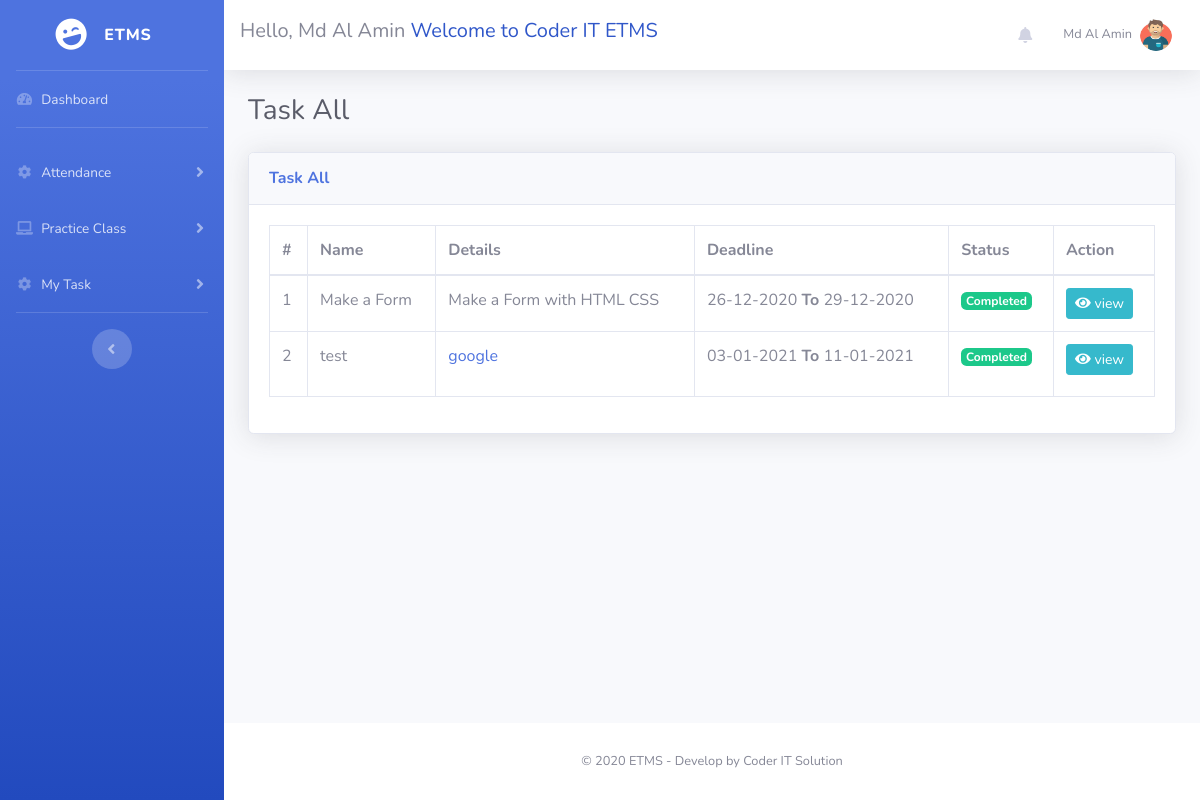
The page /TaskAll.php (signed in) on the database its author committed.
### tables this page shows
CREATE TABLE `em_users` (
  `u_id` int(11) NOT NULL,
  `first_name` varchar(255) NOT NULL,
  `last_name` varchar(255) NOT NULL,
  `email` varchar(255) NOT NULL,
  `mobile` varchar(255) NOT NULL,
  `birthday` date NOT NULL,
  `blood_group` varchar(100) NOT NULL,
  `father_name` varchar(255) NOT NULL,
  `mother_name` varchar(255) NOT NULL,
  `f_or_m_mobile` varchar(100) NOT NULL,
  `edu` varchar(100) DEFAULT NULL,
  `address` varchar(255) DEFAULT NULL,
  `password` varchar(255) NOT NULL,
  `register_date` datetime NOT NULL,
  `email_verify` int(100) NOT NULL DEFAULT 0,
  `email_verify_code` varchar(100) DEFAULT NULL,
  `mobile_verify` int(11) NOT NULL DEFAULT 0,
  `mobile_verify_code` varchar(100) DEFAULT NULL,
  `photo` varchar(255) DEFAULT NULL,
  `reset_code` int(11) DEFAULT NULL
);

CREATE TABLE `em_task` (
  `t_id` int(11) NOT NULL,
  `user_id` int(11) NOT NULL,
  `task_name` varchar(255) NOT NULL,
  `task_details` text NOT NULL,
  `submit_date_time` date NOT NULL,
  `status` varchar(255) NOT NULL,
  `date_time` datetime NOT NULL,
  `work_details` longtext DEFAULT NULL,
  `updated_at` datetime NOT NULL,
  `review` text DEFAULT NULL,
  `review_date` datetime NOT NULL,
  `task_read` int(11) NOT NULL DEFAULT 0
);

### functions.php (called while the page is built, shortened)
<?php
require_once('config.php');
function em_user($id,$col){
	global $pdo;
    $stm=$pdo->prepare("SELECT $col FROM em_users WHERE u_id=?");
    $stm->execute(array($id));
   	$result=$stm->fetchAll(PDO::FETCH_ASSOC);
    return $result[0]["$col"];
}
 ?>

### TaskAll.php (the view)
<?php require_once('header.php');
if(isset($_COOKIE['rememberUser'])){
    $user_id = $_COOKIE['rememberUser'];
}else{
    $user_id = $_SESSION['em_user'][0]['u_id'];
}
?>
<h1 class="h3 mb-4 text-gray-800">Task All</h1>
<div class="card shadow mb-4">
    <div class="card-header py-3">
        <h6 class="m-0 font-weight-bold text-primary">Task All</h6>
    </div>
    <div class="card-body">
        <div class="table-responsive">
            <table class="table table-bordered"   width="100%" cellspacing="0">
                <thead>
                    <tr>
                        <th>#</th>
                        <th>Name</th>
                        <th>Details</th>
                        <th>Deadline</th>
                        <th>Status</th>
                        <th>Action</th>
                    </tr>
                </thead>
                <tbody>
                  <?php
                  $stm=$pdo->prepare("SELECT * FROM em_task WHERE user_id=? AND status=? ORDER BY t_id ASC");
                  $stm->execute(array($user_id,'Completed'));
                  $result = $stm->fetchAll(PDO::FETCH_ASSOC);
                  $a=1;
                  foreach ($result as $row) :
                  ?>
                  <tr>
                    <td><?php echo $a;$a++; ?></td>
                    <td><?php echo $row['task_name']; ?></td>
                    <td><?php echo $row['task_details'];?></td>
                    <td><?php echo date('d-m-Y',strtotime($row['date_time']))." <b>To</b> ".date('d-m-Y',strtotime($row['submit_date_time']))?></td>
                    <td>
                      <?php
                      $status = $row['status'];
                      if($status == 'Pending'){
                        echo '<span class="badge badge-warning">Pending</span>';
                      }
                      else if($status == 'Submitted'){
                        echo '<span class="badge badge-info">Submitted</span>';
                      }
                      else if($status == 'Modification'){
                        echo '<span class="badge badge-warning">Modification</span>';
                      }else if($status == 'Completed'){
                        echo '<span class="badge badge-success">Completed</span>';
                      }
                    ?>
                    </td>
                    <td><a href="TaskView.php?tid=<?php echo $row['t_id']?>" class="btn btn-info btn-sm"><i class="fa fa-eye"></i> view</a></td>
                  </tr>
                <?php endforeach; ?>
                </tbody>
            </table>
        </div>
    </div>
</div>
<?php require_once('footer.php'); ?>

### header.php (shortened to what this page needs)
<?php
require_once('config.php');
require_once('functions.php');
if(isset($_COOKIE['rememberUser'])){
    $user_id = $_COOKIE['rememberUser'];
}else{
    $user_id = $_SESSION['em_user'][0]['u_id'];
}
 ?>
<!DOCTYPE html>
<html lang="en">
<head>
     <link href="assets/vendor/datatables/dataTables.bootstrap4.min.css" rel="stylesheet">
    <link href="assets/vendor/fontawesome-free/css/all.min.css" rel="stylesheet" type="text/css">
      <link rel="stylesheet" href="admin/assets/bundles/summernote/summernote-bs4.css">
    <link href="assets/css/sb-admin-2.min.css" rel="stylesheet">
    <link href="https://cdnjs.cloudflare.com/ajax/libs/jquery-ui-timepicker-addon/1.6.3/jquery-ui-timepicker-addon.min.css" rel="stylesheet">
    <link rel="stylesheet" href="//code.jquery.com/ui/1.12.1/themes/base/jquery-ui.css">
    <link href="assets/css/custom.css" rel="stylesheet">
</head>
<body id="page-top">
    <div id="wrapper">
        <ul class="navbar-nav bg-gradient-primary sidebar sidebar-dark accordion" id="accordionSidebar">
            <a class="sidebar-brand d-flex align-items-center justify-content-center" href="index.php">
                <div class="sidebar-brand-icon rotate-n-15">
                    <i class="fas fa-laugh-wink"></i>
                </div>
                <div class="sidebar-brand-text mx-3">ETMS</div>
            </a>
            <hr class="sidebar-divider my-0">
            <li class="nav-item">
                <a class="nav-link" href="index.php">
                    <i class="fas fa-fw fa-tachometer-alt"></i>
                    <span>Dashboard</span></a>
            </li>
            <hr class="sidebar-divider">
            <li class="nav-item">
                <a class="nav-link collapsed" href="#" data-toggle="collapse" data-target="#collapseTwo"
                    aria-expanded="true" aria-controls="collapseTwo">
                    <i class="fas fa-fw fa-cog"></i>
                    <span>Attendance</span>
                </a>
            </li>
            <li class="nav-item">
                <a class="nav-link collapsed" href="#" data-toggle="collapse" data-target="#collapse3"
                    aria-expanded="true" aria-controls="collapse3">
                    <i class="fas fa-fw fa-laptop"></i>
                    <span>Practice Class</span>
                </a>
            </li>
            <li class="nav-item">
                <a class="nav-link collapsed" href="#" data-toggle="collapse" data-target="#collapse4"
                    aria-expanded="true" aria-controls="collapse4">
                    <i class="fas fa-fw fa-cog"></i>
                    <span>My Task</span>
                </a>
            </li>
            <hr class="sidebar-divider">
            <div class="text-center d-none d-md-inline">
                <button class="rounded-circle border-0" id="sidebarToggle"></button>
            </div>
        </ul>
        <div id="content-wrapper" class="d-flex flex-column">
            <div id="content">
                <nav class="navbar navbar-expand navbar-light bg-white topbar mb-4 static-top shadow">
                    <h5>Hello, <?php echo em_user($user_id,'first_name')." ".em_user($user_id,'last_name') ?> <span style="color:#3057C9">Welcome to Coder IT ETMS</span></h5>
                    <ul class="navbar-nav ml-auto">
                        <li class="nav-item dropdown no-arrow mx-1">
                            <a class="nav-link dropdown-toggle" href="#" id="alertsDropdown" role="button"
                                data-toggle="dropdown" aria-haspopup="true" aria-expanded="false">
                                <i class="fas fa-bell fa-fw"></i>
                            </a>
                        </li>
                        <li class="nav-item dropdown no-arrow">
                            <a class="nav-link dropdown-toggle" href="#" id="userDropdown" role="button"
                                data-toggle="dropdown" aria-haspopup="true" aria-expanded="false">
                            <span class="mr-2 d-none d-lg-inline text-gray-600 small">
                                <?php
                                 echo em_user($user_id,'first_name')." ".em_user($user_id,'last_name');
                                ?>
                            </span>
                                <img class="img-profile rounded-circle"
                                    src="
                                    <?php
                                    $photo = em_user($user_id,'photo');
                                    if($photo == null){
                                        echo "assets/img/undraw_profile.svg";
                                    }else{
                                        echo "profilephotos/".$photo;
                                    }
                                     ?>
                                    ">
                            </a>
                        </li>
                    </ul>
                </nav>
                <div class="container-fluid">

### rows shown on the page
em_users: first_name "Md Al", last_name "Amin", photo (picture)
em_task: task_name "Make a Form", task_details "Make a Form with HTML CSS", date_time "26-12-2020", submit_date_time "29-12-2020", status "Completed"
em_task: task_name "test", task_details "google", date_time "03-01-2021", submit_date_time "11-01-2021", status "Completed"
